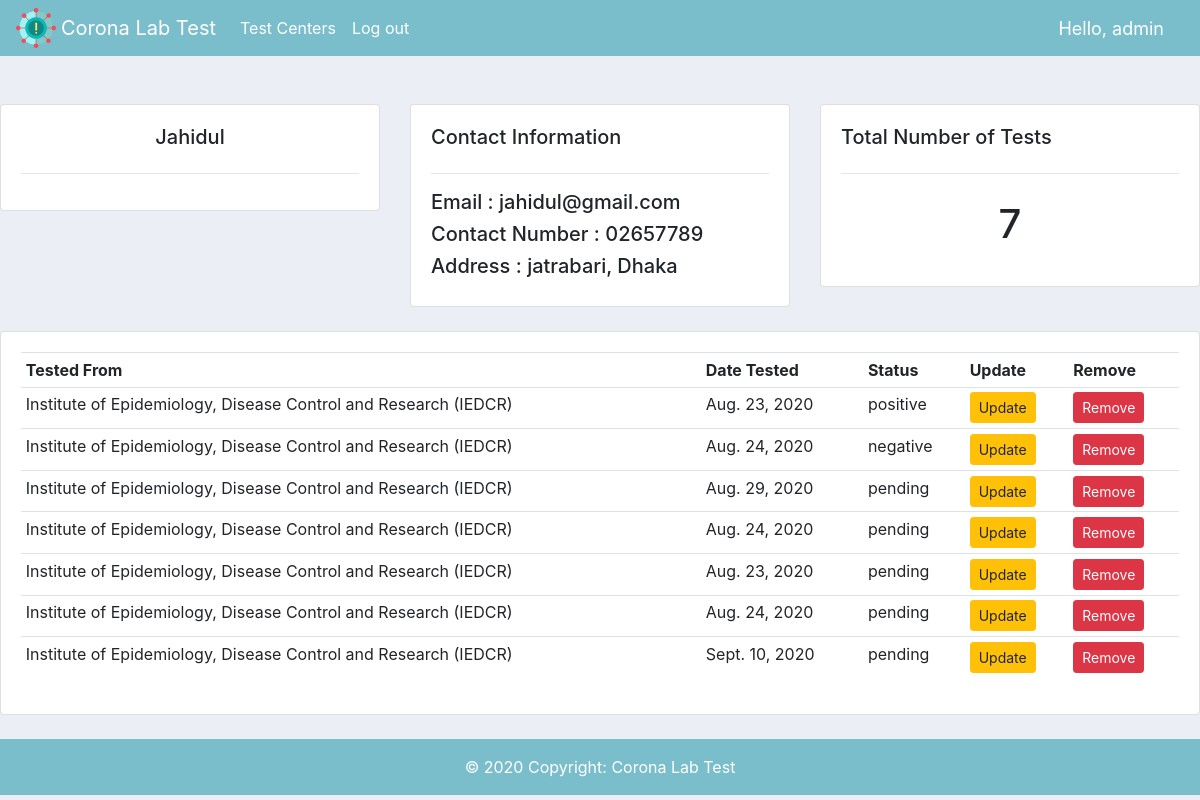
Screenshot of /user/1/ (signed in) with the database file from the repository.
### coronalab/models.py (models this page shows, shortened)
class RegUser(models.Model):
    user = models.OneToOneField(User,null=True,on_delete= models.CASCADE)
    name = models.CharField(max_length=200,null=True)
    phone = models.CharField(max_length=200,null=True,blank=True,default="not added")
    email = models.CharField(max_length=200,null=True, blank=True)
    address = models.CharField(max_length=200,null=True,blank=True,default="not added")

class Test(models.Model):
    STATUS = (
    ('pending','pending'),
    ('positive','positive'),
    ('negative','negative'),
    )
    user = models.ForeignKey(RegUser,null=True,on_delete=models.CASCADE)
    testcenter = models.ForeignKey(TestCenter,null=True,on_delete=models.CASCADE)
    date = models.DateField(null=True)
    status = models.CharField(max_length=100,blank=True,null=True,choices=STATUS, default="pending")

class TestCenter(models.Model):
    name = models.CharField(max_length=200,null=True)
    address = models.CharField(max_length=200,null=True)
    phone = models.CharField(max_length=200,null=True)
    noOftest = models.IntegerField(null=True,blank=True)

### coronalab/decorators.py (the view)
        def wrapper_func(request, *args, **kwargs):
            group = None
            if request.user.groups.exists():
                group = request.user.groups.all()[0].name
            if group in allowed_roles:
                return view_func(request, *args, **kwargs)
            else:
                return HttpResponse('You are not authorized to view this page')

### coronalab/views.py (called while the page is built)
@login_required(login_url='login')
@allowed_users(allowed_roles=['admin'])
def reg_user(request,pk_user):
    user = RegUser.objects.get(id=pk_user)
    tests = user.test_set.all()
    test_count = tests.count()
    context = {
        'user':user, 'tests':tests,'test_count':test_count,
    }
    return render(request,'coronalab/user.html',context)

### coronalab/templates/coronalab/user.html
{%extends 'coronalab/main.html' %}
{% block content %}
<br>
<div class="row">
        <div class="col-md">
                <div class="card card-body">
                        <h5 style="text-align: center;">{{user.name}}</h5>
                        <hr>
                </div>
        </div>
        <div class="col-md">
                <div class="card card-body">
                        <h5>Contact Information</h5>
                        <hr>
                        <h5>Email : {{user.email}}</h5>
                        <h5>Contact Number : {{user.phone}}</h5>
                        <h5>Address : {{user.address}}</h5>
                </div>
        </div>
        <div class="col-md">
                <div class="card card-body">
                        <h5>Total Number of Tests</h5>
                        <hr>
                        <h1 style=" text-align: center ; padding: 10px;">{{test_count}}</h1>
                </div>
        </div>
</div>
<br>
<div class="row">
        <div class="col-md">
                <div class="card card-body">
                        <table class="table table-sm">
                                <tr>
                                        <th>Tested From</th>
                                        <th>Date Tested</th>
                                        <th>Status</th>
                                        <th>Update</th>
                                        <th>Remove</th>
                                </tr>
                                {% for test in tests %}
                                <tr>
                                        <td>{{test.testcenter.name}}</td>
                                        <td>{{test.date}}</td>
                                        <td>{{test.status}}</td>
                                        <td><a class="btn btn-warning btn-sm" href="{% url 'update_request' test.id %}">Update</a></td>
                                        <td><a class="btn btn-danger btn-sm" href="{% url 'delete_request' test.id %}">Remove</a></td>
                                </tr>
                                {% endfor %}
                        </table>
                </div>
        </div>
</div>
{% endblock %}

### coronalab/templates/coronalab/navbar.html (shortened to what this page needs)
{% load static %}
<nav class="navbar navbar-expand-lg navbar-dark " style = "background-color:#7abecc">
  <img src="{% static 'image/corona.png' %}" alt="" style=" height:40px; width: 40px; margin-right: 5px;">
  <a class="navbar-brand" href="{% url 'home' %}">Corona Lab Test</a>
  <div class="collapse navbar-collapse" id="navbarSupportedContent">
    <ul class="navbar-nav mr-auto" >
      {% if request.user.is_staff %}
      <li class="nav-item active">
        <a class="nav-link" href="{% url 'testcenter' %}">Test Centers <span class="sr-only">(current)</span></a>
      </li>
      {% endif %}
      <li class="nav-item active">
        <a class="nav-link" href="{% url 'logout' %}">Log out <span class="sr-only">(current)</span></a>
      </li>
    </ul>
  </div>
  <span class="hello-msg">Hello, {{request.user}}</span>
</nav>

### static/css/main.css (style rules this page uses)
body { background-color: #ebeff5; }

### coronalab/templates/coronalab/navbar.html (style rules this page uses)
.hello-msg { font-size: 18px; color: #fff; margin-right: 20px; }

### rows the page displays
RegUser: name "Jahidul", email "jahidul@gmail.com", phone "02657789", address "jatrabari, Dhaka"
Test: testcenter.name "Institute of Epidemiology, Disease Control and Research (IEDCR)", date "Aug. 23, 2020", status "positive"
Test: testcenter.name "Institute of Epidemiology, Disease Control and Research (IEDCR)", date "Aug. 24, 2020", status "negative"
Test: testcenter.name "Institute of Epidemiology, Disease Control and Research (IEDCR)", date "Aug. 29, 2020", status "pending"
Test: testcenter.name "Institute of Epidemiology, Disease Control and Research (IEDCR)", date "Aug. 24, 2020", status "pending"
Test: testcenter.name "Institute of Epidemiology, Disease Control and Research (IEDCR)", date "Aug. 23, 2020", status "pending"
Test: testcenter.name "Institute of Epidemiology, Disease Control and Research (IEDCR)", date "Aug. 24, 2020", status "pending"
Test: testcenter.name "Institute of Epidemiology, Disease Control and Research (IEDCR)", date "Sept. 10, 2020", status "pending"

### other values shown
{{ request.user }} "admin"
{{ test_count }} "7"
